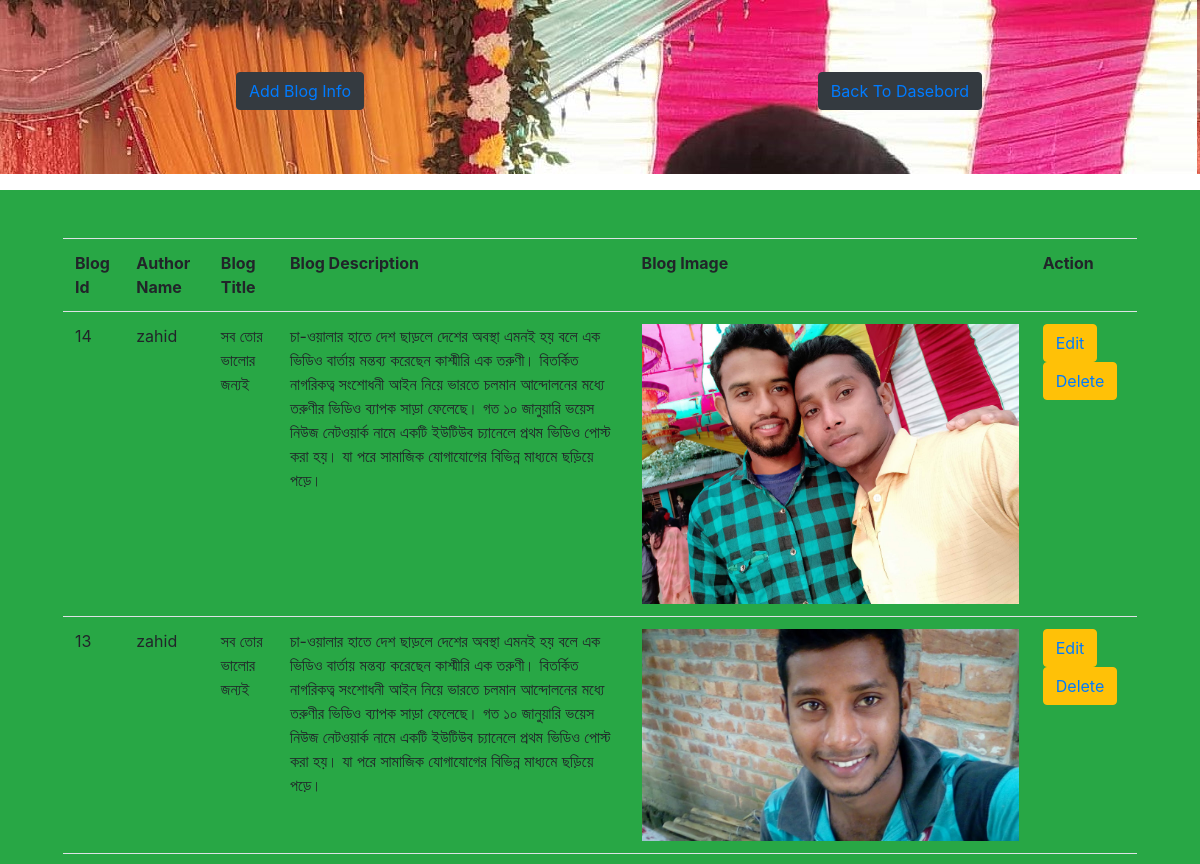
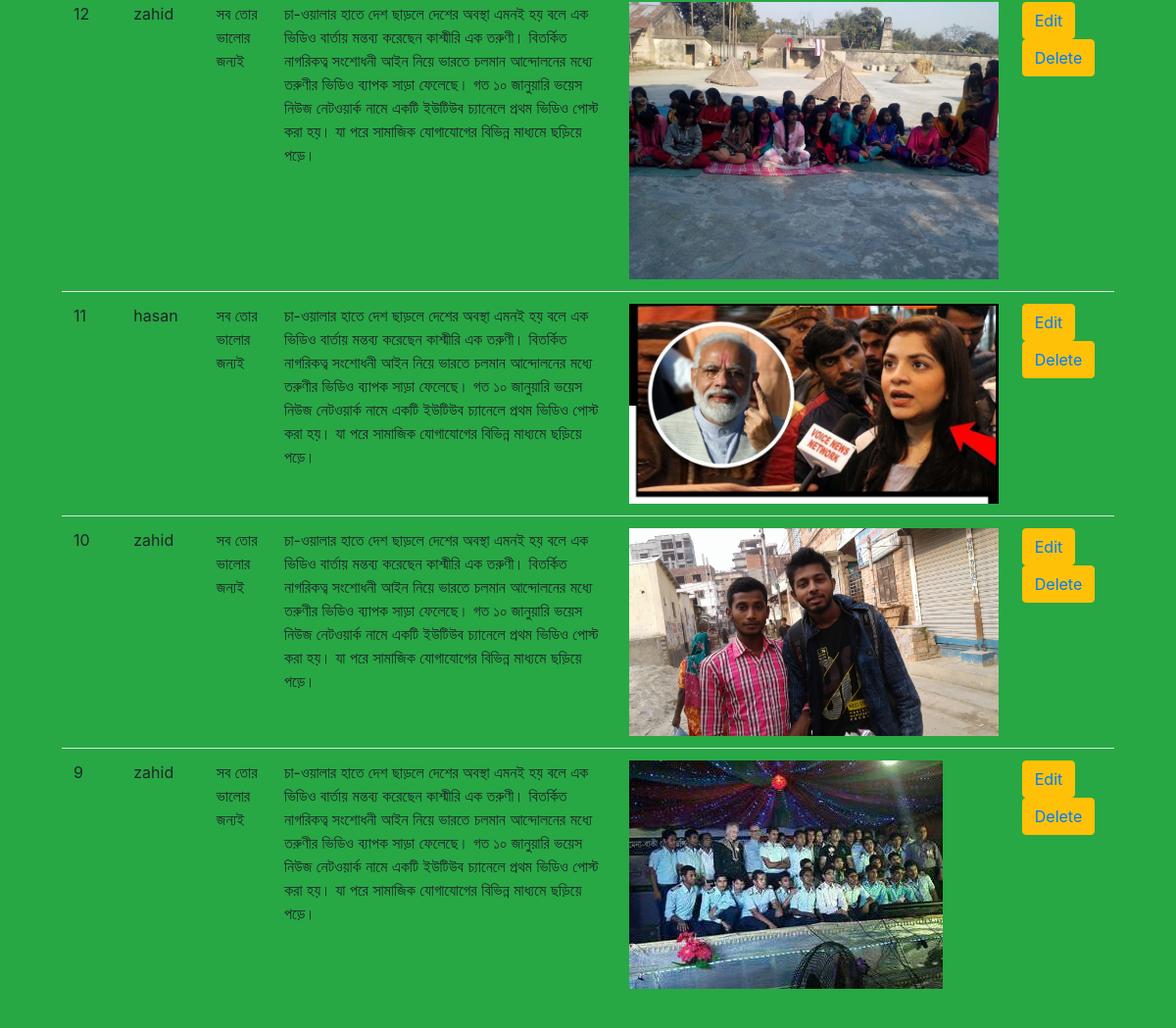
The app's page /admin/manage_blog.php with its own data (2 pictures, top to bottom).
### tables this page shows
CREATE TABLE `add_blog_info` (
  `blog_id` int(5) NOT NULL,
  `author_name` varchar(100) NOT NULL,
  `blog_title` varchar(100) NOT NULL,
  `blog_description` text NOT NULL,
  `blog_status` varchar(50) NOT NULL,
  `blog_image` text NOT NULL
);

### class/blog_class.php (called while the page is built, shortened)
<?php
class blog{
  protected $db_conn;
  function __construct(){
    $server_name="localhost";
    $user_name="root";
    $passWord="";
    $db_name="zahid_db";
    $this->db_conn=mysqli_connect($server_name,$user_name,$passWord,$db_name);
  }
public function show_all_info(){
  $sql="SELECT*FROM add_blog_info ORDER BY blog_id DESC";
  if (mysqli_query($this->db_conn,$sql)) {
     $query_result=mysqli_query($this->db_conn,$sql);
     return $query_result;
  }else {
    die("Query Problem" .mysqli_connect_error($this->db_conn));
  }
}
}
 ?>

### admin/manage_blog.php (the view, shortened to what this page needs)
<?php
require_once '../class/blog_class.php';
$show_all=new blog();
$query_result=$show_all->show_all_info();
 ?>
<!DOCTYPE html>
<html lang="en">
<head>
  <link rel="stylesheet" href="../rec/css/bootstrap.css">
</head>
<body>
  <section class="pt-4 pb-3 adminDasebordBackground">
    <div class="container-fluid">
      <div align="middle">
        <div class="row">
          <div class="col-md-6 p-5">
            <button  type="button" class="btn btn-dark" name="button">
              <a href="addBlogInfo.php">Add Blog Info</a>
            </button>
          </div>
          <div class="col-md-6 p-5">
            <button  type="button" class="btn btn-dark" name="button">
              <a href="admin_dasebord.php">Back To Dasebord</a>
            </button>
          </div>
        </div>
      </div>
    </div>
  </section>
  <section class="p-5 bg bg-success mt-3">
    <div class="container-fluid">
      <div class="row">
        <div class="col-md-12 col-lg-12">
          <div>
            <table class="table table:hover">
              <tr>
                <th>Blog Id</th>
                <th>Author Name</th>
                <th>Blog Title</th>
                <th>Blog Description</th>
                <th>Blog Image</th>
                <th>Action</th>
              </tr>
              <?php while ($final_query_result=mysqli_fetch_assoc($query_result)) { ?>
              <tr>
                <td><?php echo $final_query_result['blog_id']; ?></td>
                <td><?php echo $final_query_result['author_name']; ?></td>
                <td><?php echo $final_query_result['blog_title']; ?></td>
                <td><?php echo $final_query_result['blog_description']; ?></td>
                <td> <img src="<?php echo $final_query_result['blog_image']; ?>" class="img-fluid" alt=""> </td>
                <td>
                  <button type="button" name="button" class="btn btn-warning">
                    <a href="blog_edit.php?id=<?php echo $final_query_result['blog_id']; ?>">Edit</a>
                  </button>
                  <button type="button" name="delete" class="btn btn-warning">
                    <a href="?delete=<?php echo $final_query_result['blog_id']; ?>" onclick="return confirm('Are you sure you want to Remove?');">Delete</a>
                  </button>
                </td>
              </tr>
            <?php } ?>
            </table>
          </div>
        </div>
      </div>
    </div>
  </section>
</body>
</html>

### admin/manage_blog.php (style rules this page uses)
.adminDasebordBackground { background-image: url(../rec/img/img01.jpg); background-position: fixed; background-repeat: none; }

### records on screen
add_blog_info: blog_id "14", author_name "zahid", blog_title "সব তোর ভালোর জন্যই", blog_description "চা-ওয়ালার হাতে দেশ ছাড়লে দেশের অবস্থা এমনই হয় বলে এক ভিডিও বার্তায় মন্তব্য করেছেন কাশ্মীরি এক তরুণী। বিতর্কিত নাগরিকত্ব সংশোধনী আইন নিয়ে ভারতে চলমান আন্দোলনের মধ্যে তরুণীর ভিডিও ব্যাপক সাড়া ফেলেছে। গত ১০ জানুয়ারি ভয়েস নিউজ নেটওয়ার্ক নামে একটি ইউটিউব চ্যানেলে প্রথম ভিডিও পোস্ট করা হয়। যা পরে সামাজিক যোগাযোগের বিভিন্ন মাধ্যমে ছড়িয়ে পড়ে।", blog_image (picture)
add_blog_info: blog_id "13", author_name "zahid", blog_title "সব তোর ভালোর জন্যই", blog_description "চা-ওয়ালার হাতে দেশ ছাড়লে দেশের অবস্থা এমনই হয় বলে এক ভিডিও বার্তায় মন্তব্য করেছেন কাশ্মীরি এক তরুণী। বিতর্কিত নাগরিকত্ব সংশোধনী আইন নিয়ে ভারতে চলমান আন্দোলনের মধ্যে তরুণীর ভিডিও ব্যাপক সাড়া ফেলেছে। গত ১০ জানুয়ারি ভয়েস নিউজ নেটওয়ার্ক নামে একটি ইউটিউব চ্যানেলে প্রথম ভিডিও পোস্ট করা হয়। যা পরে সামাজিক যোগাযোগের বিভিন্ন মাধ্যমে ছড়িয়ে পড়ে।", blog_image (picture)
add_blog_info: blog_id "12", author_name "zahid", blog_title "সব তোর ভালোর জন্যই", blog_description "চা-ওয়ালার হাতে দেশ ছাড়লে দেশের অবস্থা এমনই হয় বলে এক ভিডিও বার্তায় মন্তব্য করেছেন কাশ্মীরি এক তরুণী। বিতর্কিত নাগরিকত্ব সংশোধনী আইন নিয়ে ভারতে চলমান আন্দোলনের মধ্যে তরুণীর ভিডিও ব্যাপক সাড়া ফেলেছে। গত ১০ জানুয়ারি ভয়েস নিউজ নেটওয়ার্ক নামে একটি ইউটিউব চ্যানেলে প্রথম ভিডিও পোস্ট করা হয়। যা পরে সামাজিক যোগাযোগের বিভিন্ন মাধ্যমে ছড়িয়ে পড়ে।", blog_image (picture)
add_blog_info: blog_id "11", author_name "hasan", blog_title "সব তোর ভালোর জন্যই", blog_description "চা-ওয়ালার হাতে দেশ ছাড়লে দেশের অবস্থা এমনই হয় বলে এক ভিডিও বার্তায় মন্তব্য করেছেন কাশ্মীরি এক তরুণী। বিতর্কিত নাগরিকত্ব সংশোধনী আইন নিয়ে ভারতে চলমান আন্দোলনের মধ্যে তরুণীর ভিডিও ব্যাপক সাড়া ফেলেছে। গত ১০ জানুয়ারি ভয়েস নিউজ নেটওয়ার্ক নামে একটি ইউটিউব চ্যানেলে প্রথম ভিডিও পোস্ট করা হয়। যা পরে সামাজিক যোগাযোগের বিভিন্ন মাধ্যমে ছড়িয়ে পড়ে।", blog_image (picture)
add_blog_info: blog_id "10", author_name "zahid", blog_title "সব তোর ভালোর জন্যই", blog_description "চা-ওয়ালার হাতে দেশ ছাড়লে দেশের অবস্থা এমনই হয় বলে এক ভিডিও বার্তায় মন্তব্য করেছেন কাশ্মীরি এক তরুণী। বিতর্কিত নাগরিকত্ব সংশোধনী আইন নিয়ে ভারতে চলমান আন্দোলনের মধ্যে তরুণীর ভিডিও ব্যাপক সাড়া ফেলেছে। গত ১০ জানুয়ারি ভয়েস নিউজ নেটওয়ার্ক নামে একটি ইউটিউব চ্যানেলে প্রথম ভিডিও পোস্ট করা হয়। যা পরে সামাজিক যোগাযোগের বিভিন্ন মাধ্যমে ছড়িয়ে পড়ে।", blog_image (picture)
add_blog_info: blog_id "9", author_name "zahid", blog_title "সব তোর ভালোর জন্যই", blog_description "চা-ওয়ালার হাতে দেশ ছাড়লে দেশের অবস্থা এমনই হয় বলে এক ভিডিও বার্তায় মন্তব্য করেছেন কাশ্মীরি এক তরুণী। বিতর্কিত নাগরিকত্ব সংশোধনী আইন নিয়ে ভারতে চলমান আন্দোলনের মধ্যে তরুণীর ভিডিও ব্যাপক সাড়া ফেলেছে। গত ১০ জানুয়ারি ভয়েস নিউজ নেটওয়ার্ক নামে একটি ইউটিউব চ্যানেলে প্রথম ভিডিও পোস্ট করা হয়। যা পরে সামাজিক যোগাযোগের বিভিন্ন মাধ্যমে ছড়িয়ে পড়ে।", blog_image (picture)
